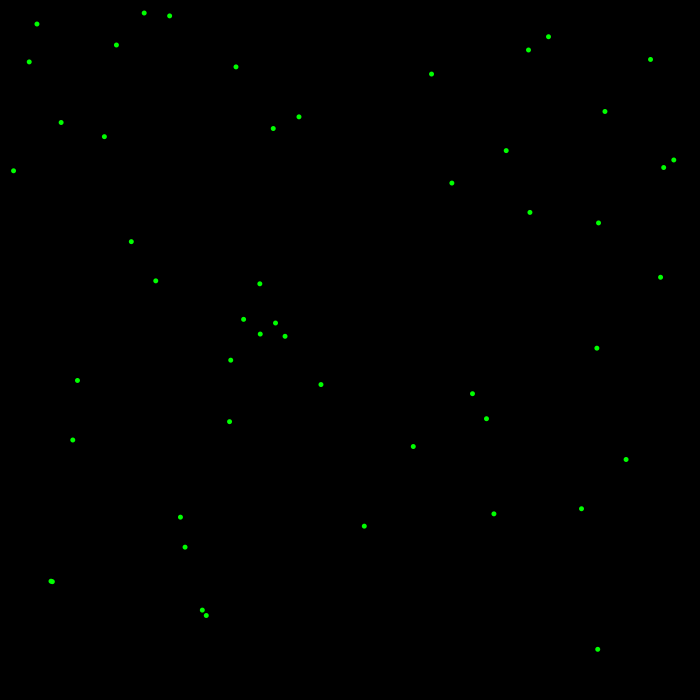
Frame 1 (no input)
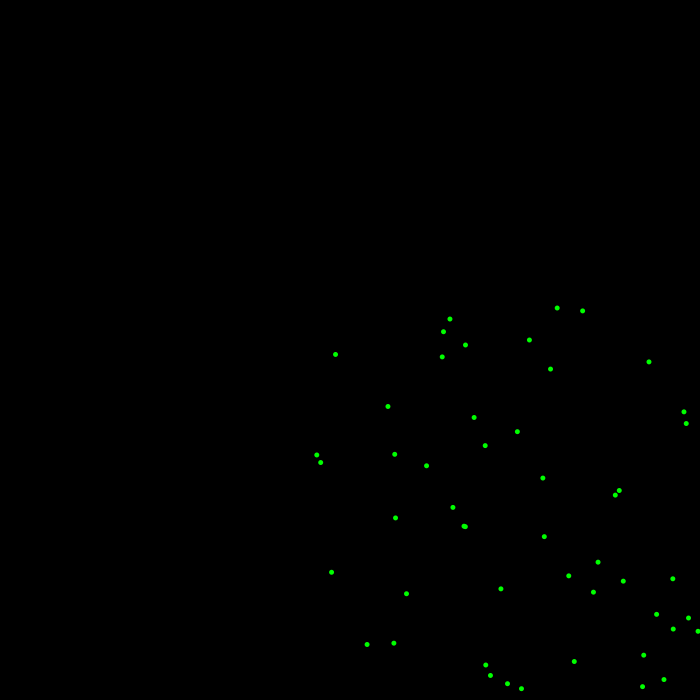
Frame 60 (the mouse pressed at the canvas centre just before this capture)
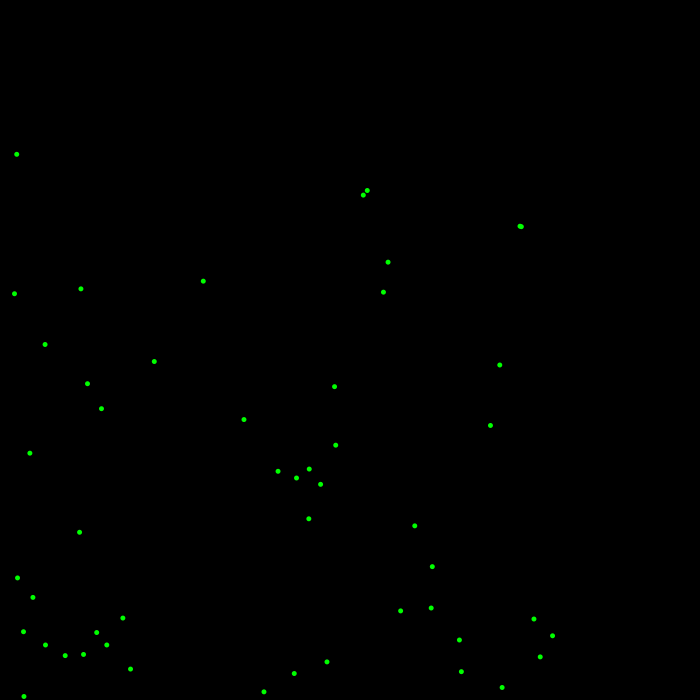
Frame 120 (the mouse held since frame 60 and released just before this capture)

The Processing sketch that drew these frames (run headless with seeded random() and noise(); from frame 60 on, the mouse is pressed at the canvas centre):

// Processing sketch: processing_33979
// ── processing_33979.pde

int circles = 50; //number of circles
int i = 0;
float [] ballx = new float [circles]; //position of the ball in the X for [circles] number of balls
float [] bally = new float [circles]; //position of the ball in the y for [circles] number of balls
float ballw = 5; //width of ball is constant  for me cuz i'm cool like that
float [] speedx = new float [circles]; //speed of balls in x axis
float [] speedy = new float [circles]; //speed of balls in y axis

void setup() {
  size (700, 700);
  //  background (0);
  //  noStroke();
  //  noLoop();
  frameRate (30);
  smooth();
   for (int i=0; i < circles; i++) {
    ballx [i] = random(0 + ballw/2, width - ballw/2);
    bally [i] = random(0 + ballw/2, height - ballw/2);
    speedx [i] = 7;
    speedy [i] = 5;
  }
}

void draw() {
  background (0);
  drawball();  
  moveBall();
  checkEdgeOfScreen();
}

void moveBall() {
  for (int i = 0; i < circles; i++) {
    bally [i] = bally [i] + speedy[i];
    ballx [i] = ballx [i] + speedx[i];
  }
}

void checkEdgeOfScreen() {
  for (int i = 0; i < circles; i++) {
    if (ballx [i] > width - (ballw/2)) {
      speedx[i] = speedx[i] * -1;
    }

    if (ballx[i] < 0 + ballw/2) {
      speedx[i] = speedx[i] * -1;
    }

    if (bally [i] > height - (ballw/2)) {
      speedy[i] = speedy[i] * -1;
    }

    if (bally [i] < 0 + (ballw/2)) {
      speedy [i] = speedy [i] * -1;
    }
  }
}

void drawball() {
  fill (0, 255, 0);
  noStroke();
  for (int i = 0; i < circles; i ++) {
    ellipse (ballx [i], bally [i], ballw, ballw);
  }
}
